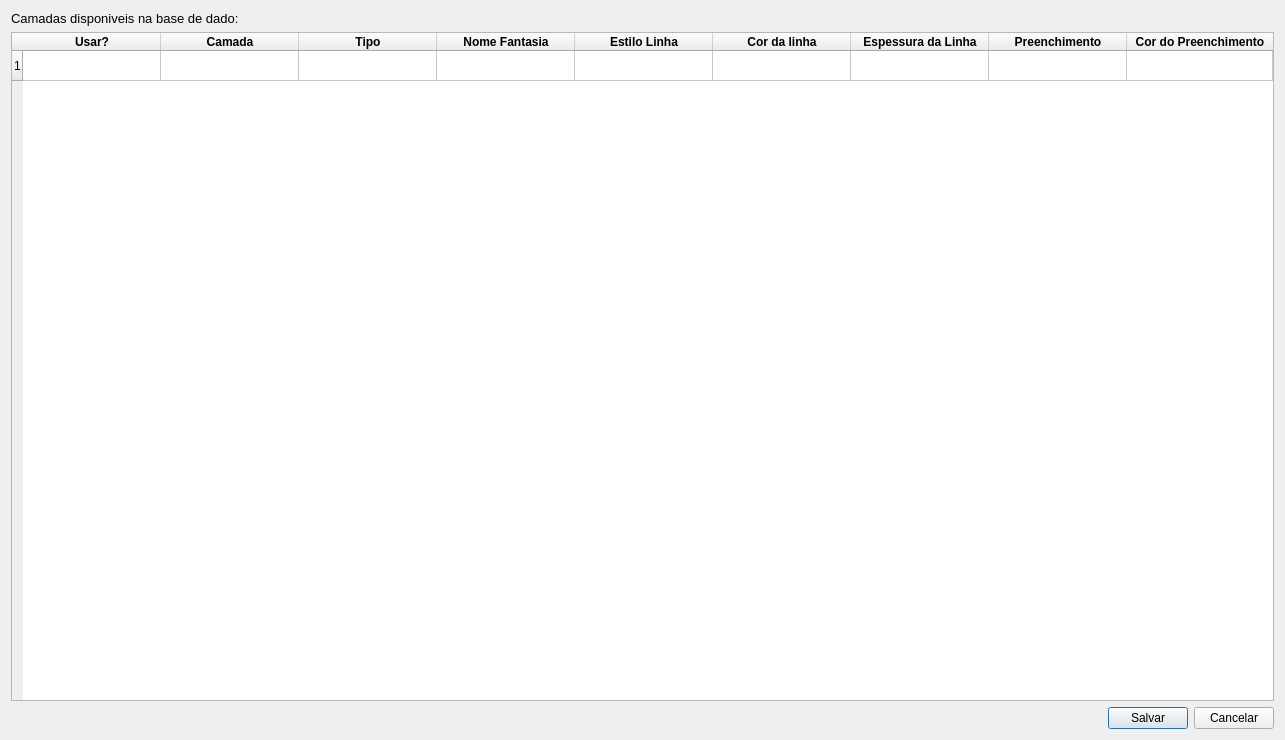
<?xml version="1.0" encoding="UTF-8"?>
<ui version="4.0">
 <class>layer_config</class>
 <widget class="QDialog" name="layer_config">
  <property name="geometry">
   <rect>
    <x>0</x>
    <y>0</y>
    <width>1285</width>
    <height>740</height>
   </rect>
  </property>
  <property name="windowTitle">
   <string>Configurações de Camadas</string>
  </property>
  <layout class="QVBoxLayout" name="verticalLayout">
   <item>
    <widget class="QLabel" name="label">
     <property name="font">
      <font>
       <pointsize>10</pointsize>
      </font>
     </property>
     <property name="text">
      <string>Camadas disponiveis na base de dado:</string>
     </property>
    </widget>
   </item>
   <item>
    <widget class="QTableWidget" name="table_layers">
     <property name="gridStyle">
      <enum>Qt::SolidLine</enum>
     </property>
     <property name="sortingEnabled">
      <bool>false</bool>
     </property>
     <property name="wordWrap">
      <bool>true</bool>
     </property>
     <attribute name="horizontalHeaderVisible">
      <bool>true</bool>
     </attribute>
     <attribute name="horizontalHeaderCascadingSectionResizes">
      <bool>false</bool>
     </attribute>
     <attribute name="horizontalHeaderDefaultSectionSize">
      <number>138</number>
     </attribute>
     <attribute name="horizontalHeaderShowSortIndicator" stdset="0">
      <bool>false</bool>
     </attribute>
     <attribute name="horizontalHeaderStretchLastSection">
      <bool>true</bool>
     </attribute>
     <attribute name="verticalHeaderCascadingSectionResizes">
      <bool>false</bool>
     </attribute>
     <row>
      <property name="text">
       <string>1</string>
      </property>
     </row>
     <column>
      <property name="text">
       <string>Usar?</string>
      </property>
      <property name="font">
       <font>
        <weight>75</weight>
        <bold>true</bold>
       </font>
      </property>
     </column>
     <column>
      <property name="text">
       <string>Camada</string>
      </property>
      <property name="font">
       <font>
        <weight>75</weight>
        <bold>true</bold>
       </font>
      </property>
     </column>
     <column>
      <property name="text">
       <string>Tipo</string>
      </property>
      <property name="font">
       <font>
        <weight>75</weight>
        <bold>true</bold>
       </font>
      </property>
     </column>
     <column>
      <property name="text">
       <string>Nome Fantasia</string>
      </property>
      <property name="font">
       <font>
        <weight>75</weight>
        <bold>true</bold>
       </font>
      </property>
     </column>
     <column>
      <property name="text">
       <string>Estilo Linha</string>
      </property>
      <property name="font">
       <font>
        <weight>75</weight>
        <bold>true</bold>
       </font>
      </property>
     </column>
     <column>
      <property name="text">
       <string>Cor da linha</string>
      </property>
      <property name="font">
       <font>
        <weight>75</weight>
        <bold>true</bold>
       </font>
      </property>
     </column>
     <column>
      <property name="text">
       <string>Espessura da Linha</string>
      </property>
      <property name="font">
       <font>
        <weight>75</weight>
        <bold>true</bold>
       </font>
      </property>
     </column>
     <column>
      <property name="text">
       <string>Preenchimento</string>
      </property>
      <property name="font">
       <font>
        <weight>75</weight>
        <bold>true</bold>
       </font>
      </property>
     </column>
     <column>
      <property name="text">
       <string>Cor do Preenchimento</string>
      </property>
      <property name="font">
       <font>
        <weight>75</weight>
        <bold>true</bold>
       </font>
      </property>
     </column>
     <item row="0" column="0">
      <property name="text">
       <string/>
      </property>
      <property name="font">
       <font>
        <weight>75</weight>
        <bold>true</bold>
       </font>
      </property>
     </item>
    </widget>
   </item>
   <item>
    <layout class="QHBoxLayout" name="horizontalLayout">
     <item>
      <spacer name="horizontalSpacer">
       <property name="orientation">
        <enum>Qt::Horizontal</enum>
       </property>
       <property name="sizeHint" stdset="0">
        <size>
         <width>40</width>
         <height>20</height>
        </size>
       </property>
      </spacer>
     </item>
     <item>
      <widget class="QPushButton" name="btn_layer_salvar">
       <property name="text">
        <string>Salvar</string>
       </property>
      </widget>
     </item>
     <item>
      <widget class="QPushButton" name="btn_layer_cancelar">
       <property name="text">
        <string>Cancelar</string>
       </property>
      </widget>
     </item>
    </layout>
   </item>
  </layout>
 </widget>
 <resources>
  <include location="../resources.qrc"/>
 </resources>
 <connections/>
</ui>
